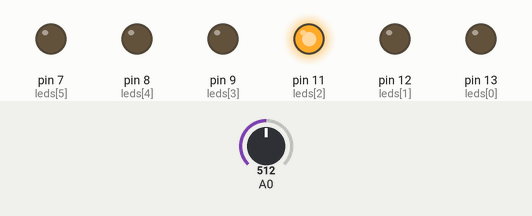
The sketch below on a simulated Arduino Uno, built with avr-gcc and run on an emulated ATmega328P. On the bench: output pins drawn as LEDs (lit = HIGH). Dashed ring = blinking. The inputs (shaded band) are chosen by the test bench; at power-on: A0 = 512.

Above: at 1.3 s.
1.4 s: A0 set to 0
At 2.1 s:
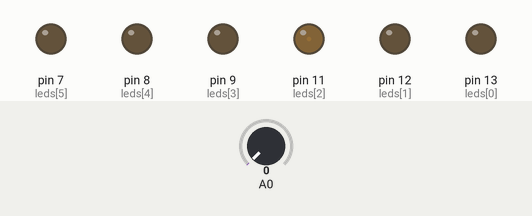
3.0 s: A0 set to 122
At 3.18 s:
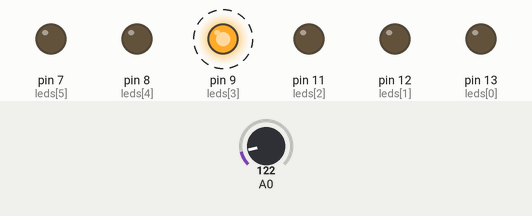
6.1 s: A0 set to 0
At 6.13 s:
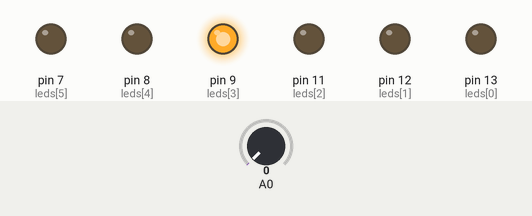
Timing chart, 0 to 9.1 s (numbered marks = the images above; inputs shaded):
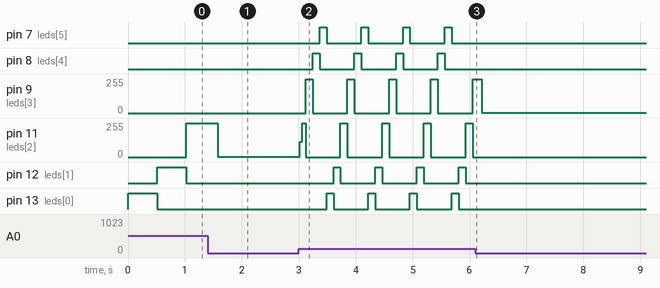

The sketch:

BlinkTitans.ino
```cpp
/*
This is a block comment
 - Fazer piscar o segmento ligado ao pino 13
 - Fazer piscar o segmento ligado ao pino 12
 - Fazer piscar o segmento ligado ao pino 11
 - Fazer piscar o segmento ligado ao pino 10
 - Fazer piscar o segmento ligado ao pino 09
 - Tratar a entrada do potenciometro
*/

// Pin 13 has an LED connected on most Arduino boards.
int leds[] = {13, 12, 11, 9, 8, 7};
int led_num = 6;

int botao = 0;

void setup() {
  // initialize the digital pin as an output.
  for (int i = 0; i < led_num; i++) {
    pinMode(leds[i], OUTPUT);
  }
}

void loop() {
  for (int i = 0; i < led_num; i++) {
    botao = analogRead(A0);
    digitalWrite(leds[i], HIGH);
    delay(botao);
    digitalWrite(leds[i], LOW);
  }
}
```

Measured:
- after the input at 1.4 s, pin 7 (leds[5]): stays LOW (without the input it goes to HIGH after 1.2 s); pin 8 (leds[4]): stays LOW (without the input it goes to HIGH after 0.65 s); pin 9 (leds[3]): stays 0/255 (without the input it goes to 255/255 after 0.14 s); pin 11 (leds[2]): 255/255 → 3/255 after 0.18 s
- after the input at 3.0 s, pin 7 (leds[5]): alternates HIGH for 0.12 s and LOW for 0.61 s, starting after 0.37 s; pin 8 (leds[4]): alternates HIGH for 0.12 s and LOW for 0.61 s, starting after 0.24 s
- after the input at 6.1 s, pin 7 (leds[5]), pin 8 (leds[4]), pin 12 (leds[1]), pin 13 (leds[0]): stops changing and stays LOW; pin 11 (leds[2]): stops changing and stays 0/255
